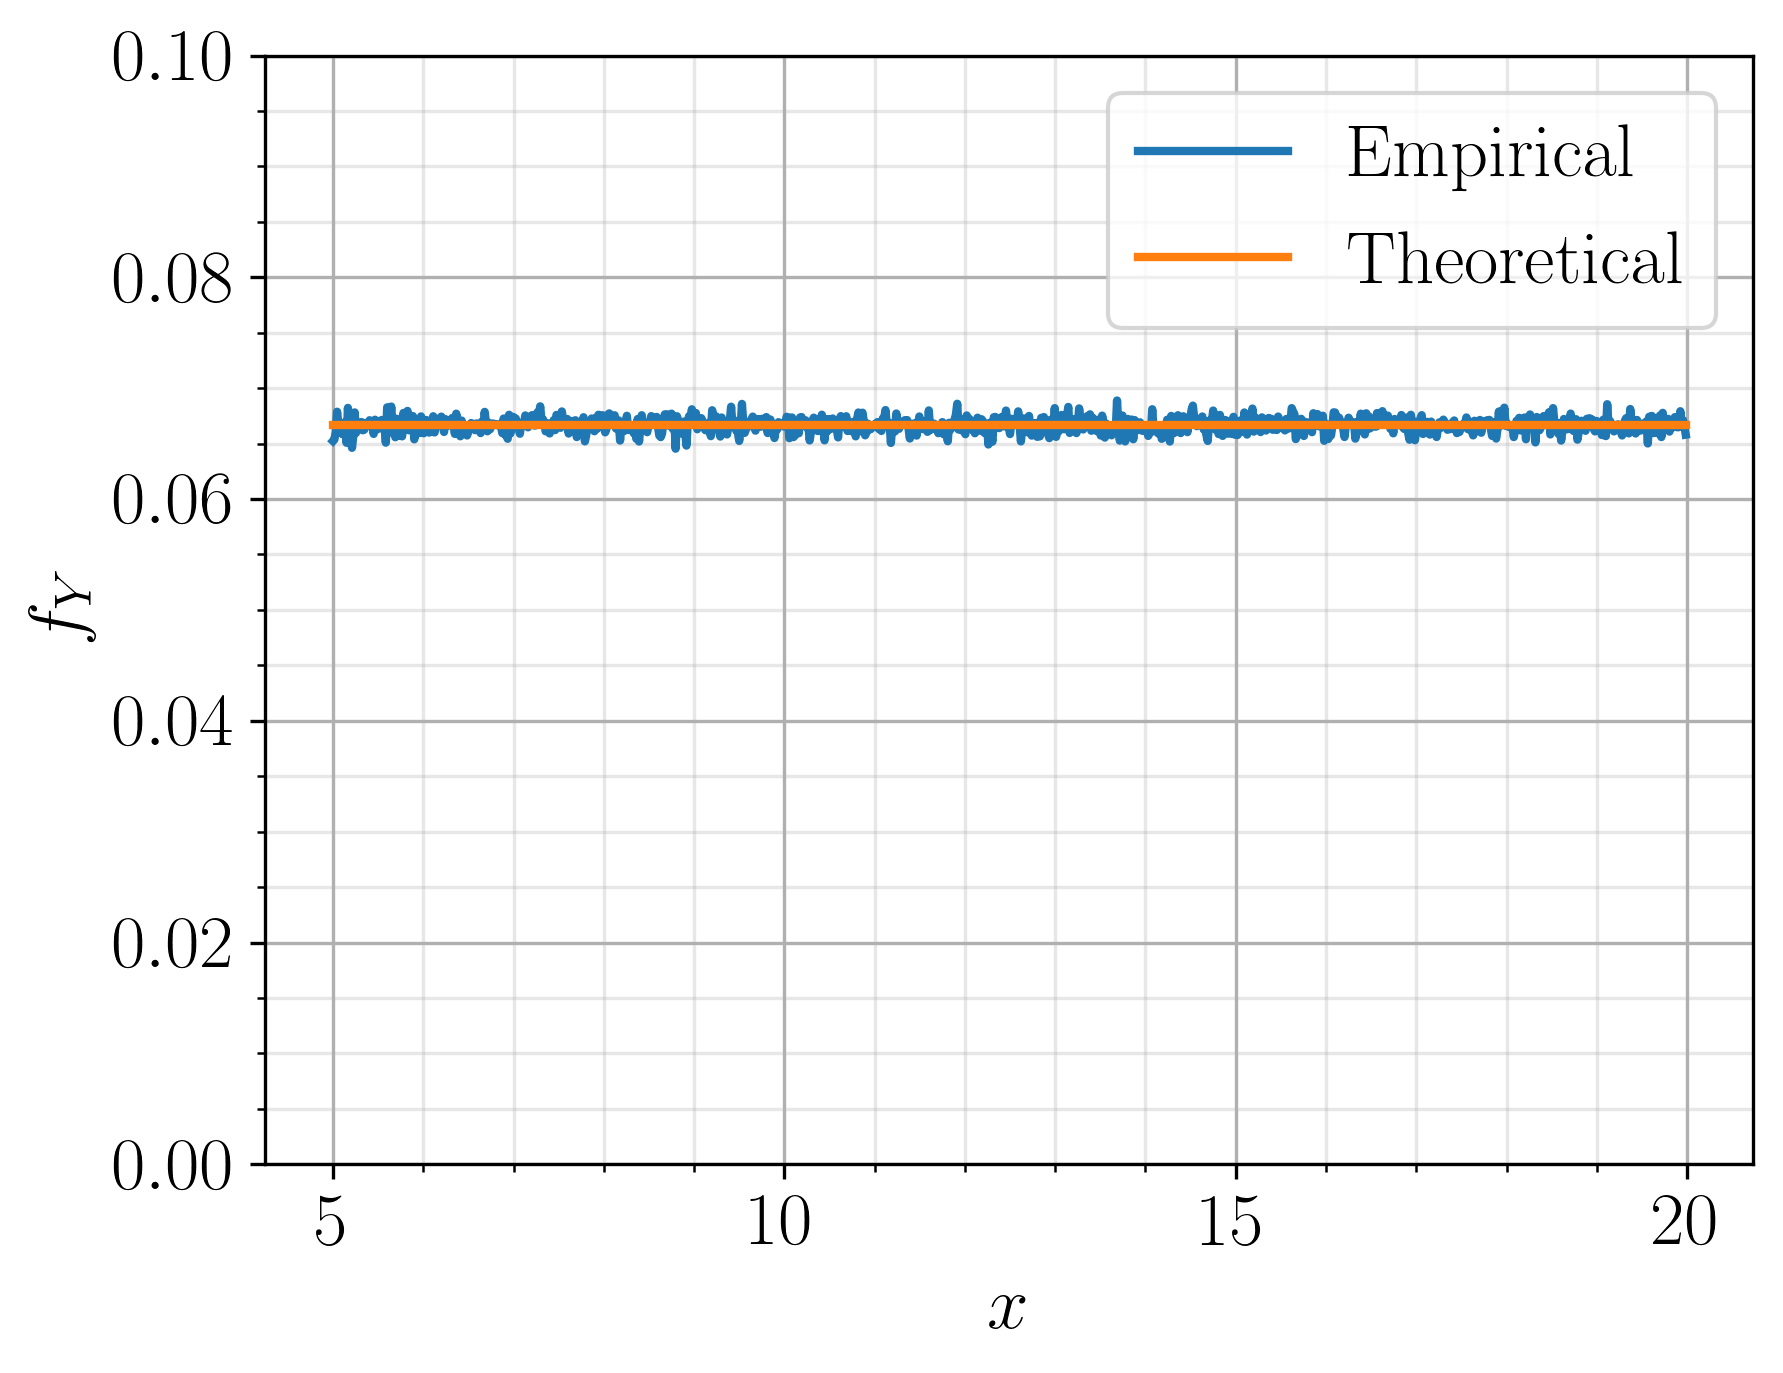

Reproduce this figure in Python.
from os.path import basename
import matplotlib.pyplot as plt
import numpy as np
from matplotlib import rc

def pdf_empirical_evaluation(x, nbins):
    if not nbins:
        nbins = 1000

    h, bins_centers, patches = plt.hist(x, nbins)
    bin_width = bins_centers[1:] - bins_centers[:len(bins_centers) - 1]
    bin_width = np.mean(bin_width)
    epdf = (h/len(x))/bin_width

    return epdf, bins_centers

if __name__ == "__main__":
    # I hate small fonts!
    rc('font', **{'size': 18})
    rc('font', **{'family':'serif', 'serif':['Arial']})
    rc('text', usetex=True) # requires LaTeX!!!
    plt.close('all')
    plt.ion() # interactive

    trials = int(1e7)
    var = 1
    m = 0
    x = np.random.uniform(low=-1., high=4., size=trials)

    y = 3*x + 8

    epdf, bins_centers = pdf_empirical_evaluation(y, nbins=1000)

    plt.clf()
    plt.plot(bins_centers[:len(epdf)], epdf, label='Empirical', linewidth=2)
    plt.plot(bins_centers[:len(epdf)], 1/15 * np.ones(bins_centers[:len(epdf)].shape), label='Theoretical', linewidth=2)
    plt.ylim([0, 0.1])
    plt.xlabel('$x$')
    plt.ylabel('$f_Y$')
    plt.minorticks_on()
    plt.grid(which='major',)
    plt.grid(which='minor', alpha=0.3)
    plt.legend()
    plt.show()

    img_fname = basename(__file__).replace('py', 'png')
    plt.savefig(img_fname, dpi=300, bbox_inches='tight')
